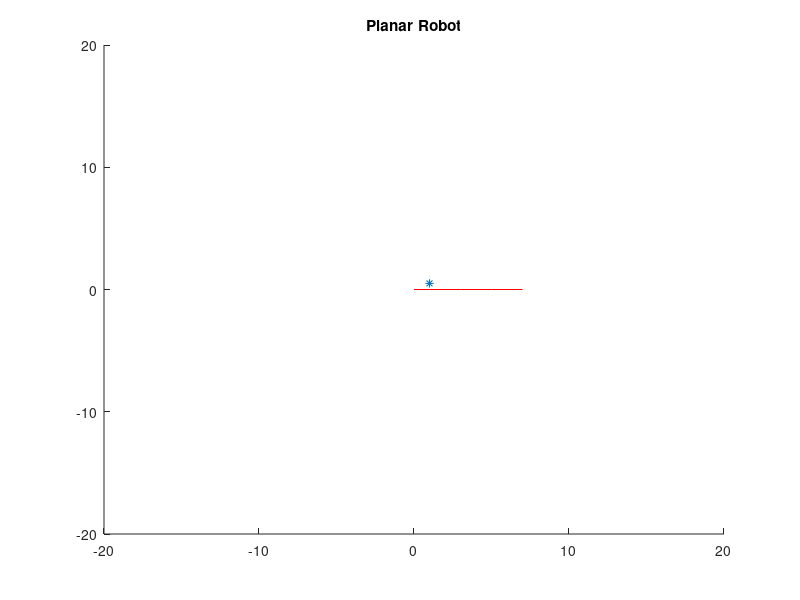

MATLAB code to generate this figure: (Note: this script raises an error after producing the figure.)
%%  2D Cyclic Coordinate Descent Algorithm
%   Avery Bodenstein
%   9/1/2018

%%  Inputs
clc; clear; close all;

target = [1;0.5]; % target point (in column matrix)

num_of_link = 7; %number of links
%   Set up initial joint X locations
xdata = (0:num_of_link);
%xdata = [0,0,0];
%   Set up initial joint Y locations
ydata = zeros(1,num_of_link+1);
%ydata = [0,1,2];
%   Set up initial joint angles
angledata = zeros(1,num_of_link+1);
jointAngle = angledata;
totalAngle = jointAngle;
%   Error threashold
threashold = 0.5;

%   Set up figure
figure
title('Planar Robot')
axis([-20 20 -20 20])
hold on

%% initialization of data

hnd = plot(xdata,ydata,'-r');    % plot robot manipulator
plot(target(1),target(2),'*')    % plot target

error = dist([xdata(num_of_link+1) ydata(num_of_link+1)], target);
while (error > threashold)
    iteration = num_of_link + 1;
    while (iteration > 1) 
        %% CCD Algorthm
        % end effector position
        pe = [xdata(num_of_link+1); ydata(num_of_link+1)];
        % current joint position
        pc = [xdata(iteration-1); ydata(iteration-1)];
        % vector from end effector to current joint
        a = (pe - pc)/norm(pe-pc);
        % vector from current joint to target
        b = (target - pc)/norm(target-pc);
        % rotation angle for current joint to minimize b
        theta = acosd(dot(a, b));
        % check for rotation angle
        direction = cross([a(1) a(2) 0],[b(1) b(2) 0]);
        if direction(3) < 0
            theta = -theta;
        end
        
        % Joint Constraints
        if (theta > 60)
            theta = 60;
        elseif (theta < -60)
            theta = -60;
        end

        angledata(iteration) = theta;
        jointAngle(iteration) = theta;

        
        %% Perform Rotation
        
        %   For first joint
        i = iteration;
        R = [cosd(angledata(i)) -sind(angledata(i)); sind(angledata(i)) cosd(angledata(i))]; % rotation matrix
        temp = R * ([xdata(i); ydata(i)] - [xdata(i-1); ydata(i-1)]) + [xdata(i-1); ydata(i-1)];
        xdata(i) = temp(1);
        ydata(i) = temp(2);
        angledata(i) = angledata(i) + angledata(i-1);
        set(hnd,'xdata',xdata,'ydata',ydata); %update data to plot
        
        %   For next joint(s)
        i = iteration+1;
        while (i <= num_of_link+1)
            temp = R * ([xdata(i); ydata(i)] - [xdata(iteration-1); ydata(iteration-1)]) + [xdata(iteration-1); ydata(iteration-1)];
            xdata(i) = temp(1);
            ydata(i) = temp(2);
            angledata(i) = angledata(i) + angledata(i-1);
            set(hnd,'xdata',xdata,'ydata',ydata); %update data to plot
            i = i+1;
        end
        
        % advance iteration
        iteration = iteration - 1;

    end
    error = dist([xdata(num_of_link+1) ydata(num_of_link+1)], target)
    totalAngle = totalAngle + jointAngle
    set(hnd,'xdata',xdata,'ydata',ydata); %update data to plot 
end

for i = 1:1:size(xdata,2)
    plot(xdata(i), ydata(i), 'ob')
end

set(hnd,'xdata',xdata,'ydata',ydata); %update data to plot  

disp('done!');